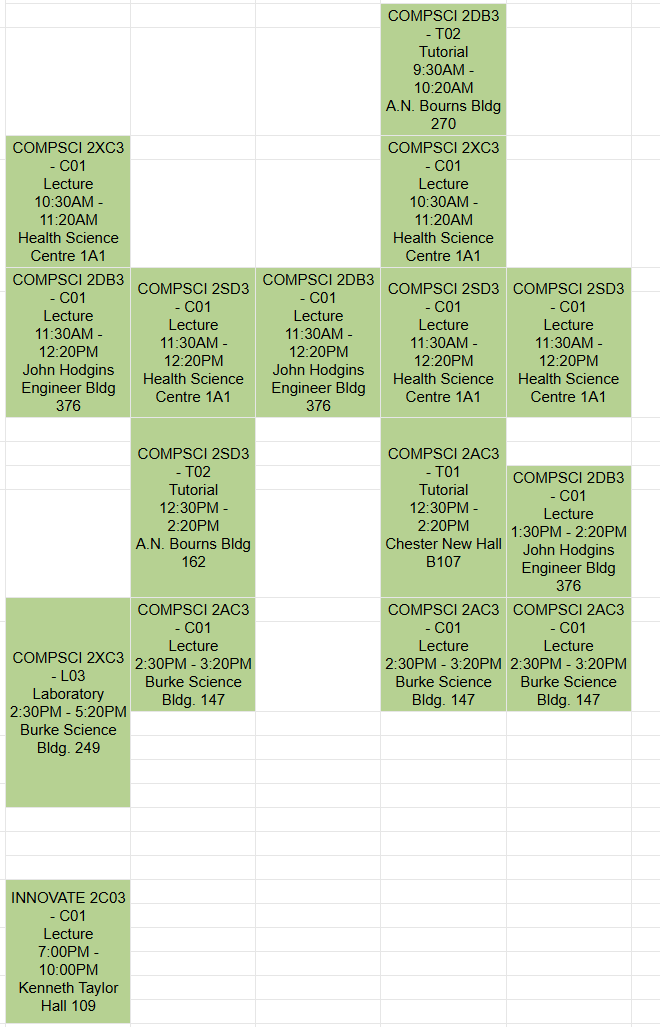
#> input picture sched.png, 660 x 1027 px
$ python seperater.py
#> lines starting #> are read from the running program, lines starting #| are printed output that depends on the picture; after the words box and inside, x2 and y2 are one past the last pixel; in counts of white or black regions, pixels touching at a corner belong together
import cv2
import numpy as np
from PIL import Image

# Load original
img = cv2.imread('sched.png')
#> img is the input picture: shape (1027, 660, 3); mean B, G, R 203, 227.6, 217

# Convert to HSV to isolate the green course blocks
hsv = cv2.cvtColor(img, cv2.COLOR_BGR2HSV)
#> hsv: shape (1027, 660, 3); mean H, S, V 18.9, 38.5, 229

# Tune these bounds if your green shade is different
lower_green = np.array([35, 40, 40])   # H,S,V lower
upper_green = np.array([85, 255, 255]) # H,S,V upper

mask = cv2.inRange(hsv, lower_green, upper_green)
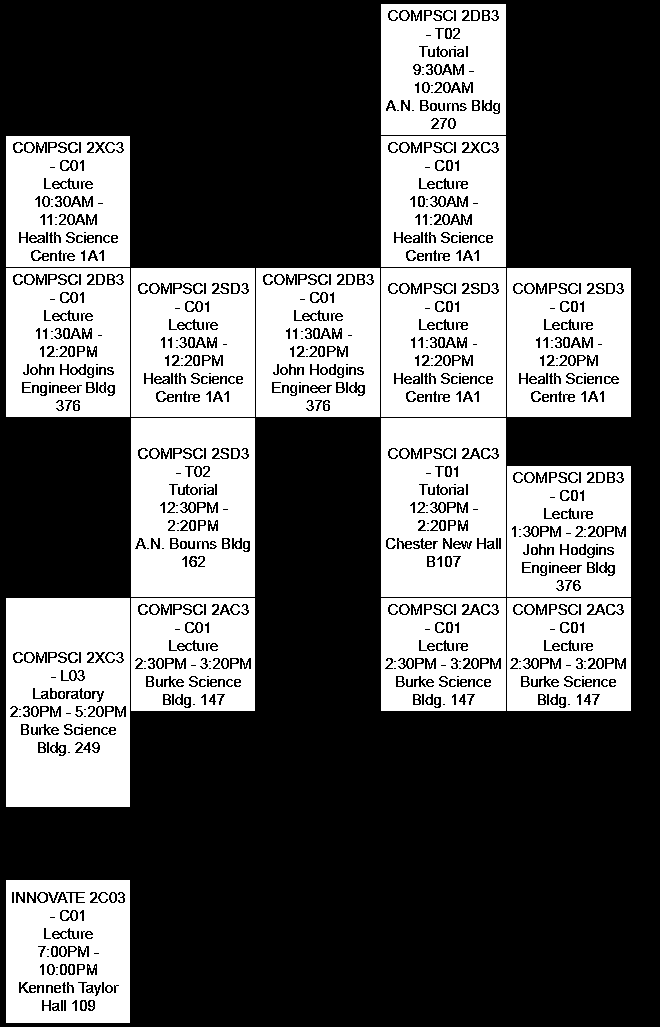
#> mask: shape (1027, 660); 37.7% white; 350 white regions (243 under 20 px)

# Find contours (each contour should correspond to one block)
contours, _ = cv2.findContours(mask, cv2.RETR_EXTERNAL,
                               cv2.CHAIN_APPROX_SIMPLE)
#> contours = 16 contours; largest, box (x1, y1, x2, y2) and area: (6, 598, 130, 807) 25584, (381, 418, 506, 597) 22072, (131, 418, 255, 597) 21894, (381, 268, 506, 417) 18352, (507, 268, 631, 417) 18204

def get_day_index(c):
    x, y, w, h = cv2.boundingRect(c)
    # Divide image width into 7 equal columns (Mon=0, Tue=1, ..., Sun=6)
    col_index = int(x / (img.shape[1] / 7))


    return min(col_index, 6)  # Clamp to 0-6

def contour_key(c):
    x, y, w, h = cv2.boundingRect(c)
#> x = 6; y = 880; w = 124; h = 143
    return (x // 10, y)  # Column first, then row

days = ['Mon', 'Tue', 'Wed', 'Thu', 'Fri', 'Sat', 'Sun']

contours = sorted(contours, key=contour_key)
#> contours = 16 contours; largest, box (x1, y1, x2, y2) and area: (6, 598, 130, 807) 25584, (381, 418, 506, 597) 22072, (131, 418, 255, 597) 21894, (381, 268, 506, 417) 18352, (6, 268, 130, 417) 18204

first = True
for i, c in enumerate(contours, start=1):
    x, y, w, h = cv2.boundingRect(c)

    if first:
        if (250 < x ):
            day = 1
        else:
            day = 0
        first = False
        prev_x = x
    else:
        if (prev_x < x):
            day += 1
        prev_x = x

    # Crop block
    pad = 3
    x0, y0 = max(x - pad, 0), max(y - pad, 0)
    x1, y1 = min(x + w + pad, img.shape[1]), min(y + h + pad, img.shape[0])
    block = img[y0:y1, x0:x1]

    cv2.imwrite(f'output/block_{i:02d}_{days[day]}.png', block)
#> this loop made 16 passes
#> (c, x, y, w, h, first, prev_x, x0) on pass 1: ([[6, 136], [6, 266], [129, 266], [129, 136]], 6, 136, 124, 131, False, 6, 3)
#> (c, x, y, w, h, prev_x, x0, y0) on passes 2 to 7: ([[6, 268], [6, 416], [129, 416], [129, 268]], 6, 268, 124, 149, 6, 3, 265), ([[6, 598], [6, 806], [129, 806], [129, 598]], 6, 598, 124, 209, 6, 3, 595), ([[6, 880], [6, 1022], [129, 1022], [129, 880]], 6, 880, 124, 143, 6, 3, 877), ([[131, 268], [131, 416], [254, 416], [254, 268]], 131, 268, 124, 149, 131, 128, 265), ([[131, 418], [131, 596], [254, 596], [254, 418]], 131, 418, 124, 179, 131, 128, 415), ([[131, 598], [131, 710], [254, 710], [254, 598]], 131, 598, 124, 113, 131, 128, 595)
#> pass 1, `block = img[y0:y1, x0:x1]`:
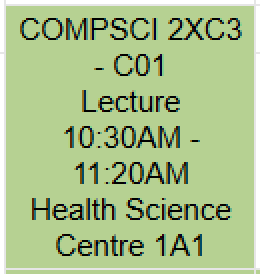
#> block: shape (137, 130, 3) (shown 2 times larger); mean B, G, R 141.5, 194.7, 171.9
#> pass 2, `block = img[y0:y1, x0:x1]`:
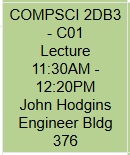
#> block: shape (155, 130, 3); mean B, G, R 139.7, 194.1, 170.8
#> pass 3, `block = img[y0:y1, x0:x1]`:
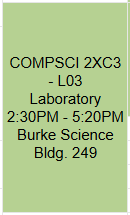
#> block: shape (215, 130, 3); mean B, G, R 144.7, 200.3, 176.5
#> after the loop, day = 4; first = False
